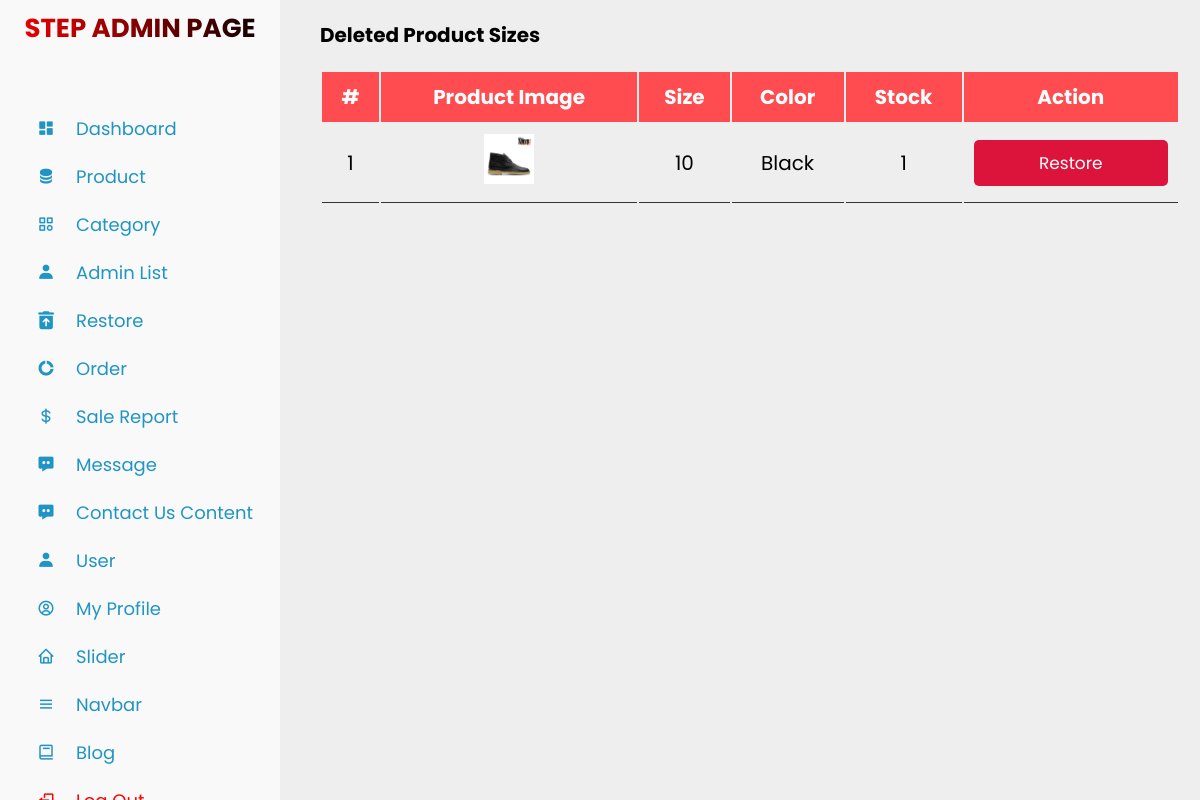
Before: /admin_restore_product_size.php with the older database file.
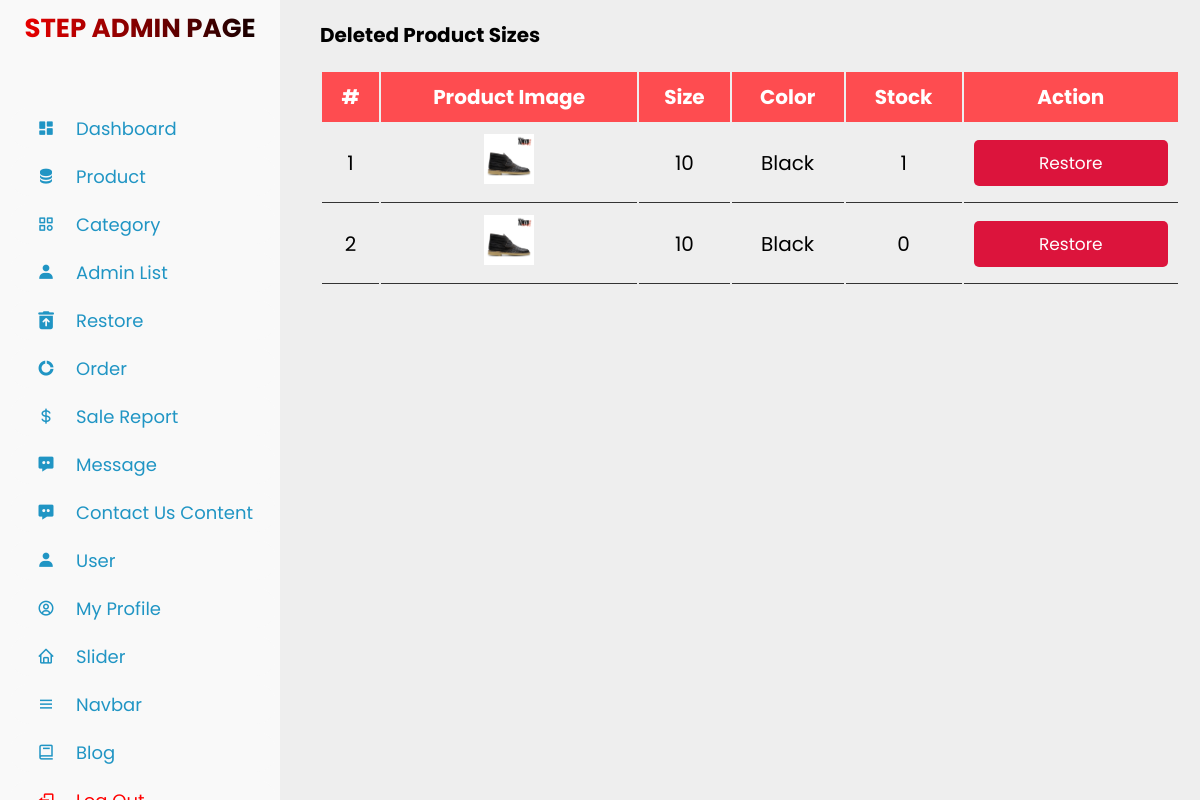
After: the same page with the newer database file.
### tables this page shows
CREATE TABLE `deleted_product_sizes` (
  `id` int(11) NOT NULL,
  `product_id` int(11) NOT NULL,
  `size` varchar(255) NOT NULL,
  `color` varchar(255) NOT NULL,
  `stock` int(11) DEFAULT NULL,
  `price` decimal(10,2) DEFAULT NULL,
  `deleted_at` datetime DEFAULT current_timestamp()
);

CREATE TABLE `product_variants` (
  `id` int(11) NOT NULL,
  `product_id` int(11) NOT NULL,
  `size` int(50) NOT NULL,
  `color` varchar(50) NOT NULL,
  `stock` int(11) DEFAULT 0,
  `price` int(11) NOT NULL,
  `image1_thumb` varchar(255) DEFAULT NULL,
  `image2_thumb` varchar(255) DEFAULT NULL,
  `image3_thumb` varchar(255) DEFAULT NULL,
  `image4_thumb` varchar(255) DEFAULT NULL,
  `image1_display` varchar(255) DEFAULT NULL,
  `image2_display` varchar(255) DEFAULT NULL,
  `image3_display` varchar(255) DEFAULT NULL,
  `image4_display` varchar(255) DEFAULT NULL
);

### admin_restore_product_size.php (the view, shortened to what this page needs)
<?php
include 'connect.php';
$stmt = $conn->prepare("
    SELECT d.*, pv.image1_display
    FROM deleted_product_sizes d
    LEFT JOIN product_variants pv ON d.product_id = pv.product_id AND d.color = pv.color
");
$stmt->execute();
$deleted_sizes = $stmt->fetchAll(PDO::FETCH_ASSOC);
?>
<!DOCTYPE html>
<html lang="en">
<head>
    <link rel="stylesheet" type="text/css" href="assets/css/admin_categories.css">
</head>
<body>
    <?php include 'sidebar.php'; ?>
    <div class="container">
        <h1>Deleted Product Sizes</h1>
        <div class="product-display">
            <table class="product-display-table">
                <thead>
                    <tr>
                        <th>#</th>
                        <th>Product Image</th>
                        <th>Size</th>
                        <th>Color</th>
                        <th>Stock</th>
                        <th>Action</th>
                    </tr>
                </thead>
                <tbody>
                    <?php if (empty($deleted_sizes)): ?>
                        <tr>
                            <td colspan="6">No deleted sizes found.</td>
                        </tr>
                    <?php else: ?>
                        <?php
                        $row_count = 1;
                        foreach ($deleted_sizes as $deleted_size): ?>
                            <tr>
                                <td><?= $row_count++; ?></td>
                                <td>
                                    <img src="<?= htmlspecialchars($deleted_size['image1_display']); ?>" alt="Product Image" width="50">
                                </td>
                                <td><?= htmlspecialchars($deleted_size['size']); ?></td>
                                <td><?= htmlspecialchars($deleted_size['color']); ?></td>
                                <td><?= htmlspecialchars($deleted_size['stock']); ?></td>
                                <td>
                                    <a href="restore_product_size.php?id=<?= htmlspecialchars($deleted_size['id']); ?>" class="btn">Restore</a>
                                </td>
                            </tr>
                        <?php endforeach; ?>
                    <?php endif; ?>
                </tbody>
            </table>
        </div>
    </div>
</body>
</html>

Changed rows visible on the page:
added deleted_product_sizes: product_variants.image1_display (picture), size "10", color "Black", stock "0"
